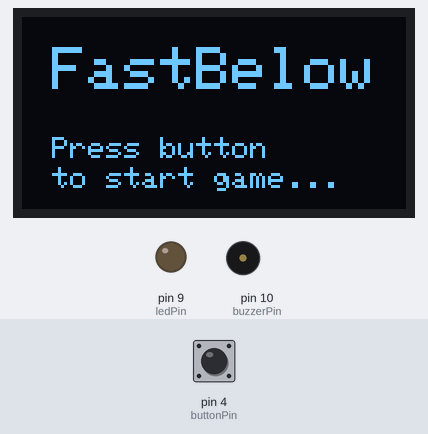
The sketch below on a simulated Arduino Uno, built with avr-gcc and run on an emulated ATmega328P. On the bench: 128×64 one-colour display, output pins drawn as LEDs (lit = HIGH), buzzer (waves = sounding, pin HIGH). Inputs (shaded band) come from the test bench; at power-on: pin 4 (buttonPin) HIGH.

Above: at 1.2 s.
1.3 s: pin 4 (buttonPin) pulled LOW for 0.15 s
At 1.34 s:
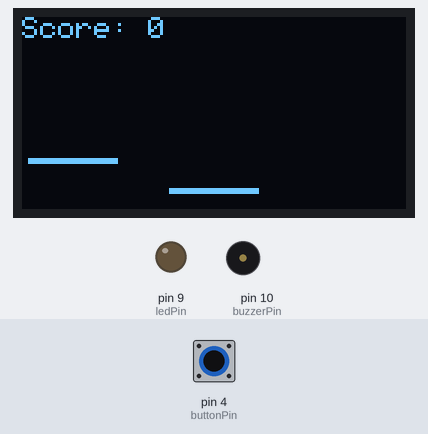
2.9 s: pin 4 (buttonPin) pulled LOW for 1 s
At 2.99 s:
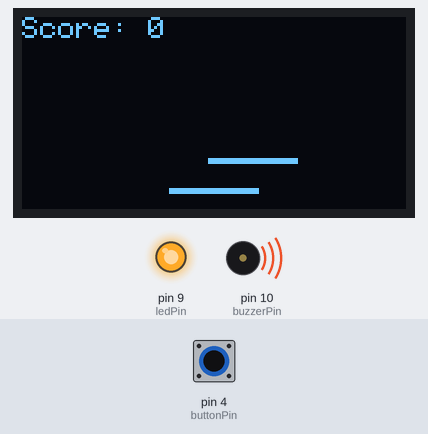
5.4 s: pin 4 (buttonPin) pulled LOW for 0.15 s
At 6.2 s:
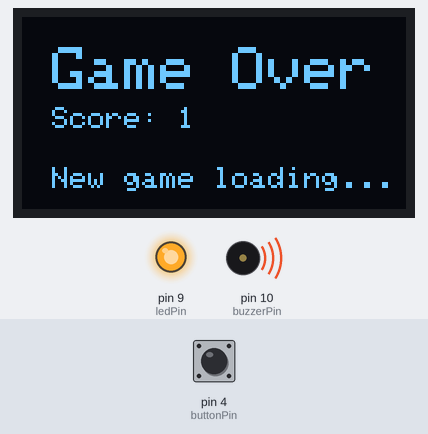
10.5 s: pin 4 (buttonPin) pulled LOW for 1 s
At 11.49 s:
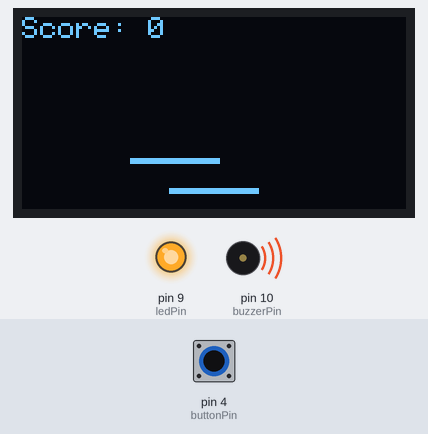
Timing chart, 0 to 13.5 s (numbered marks = the images above; inputs shaded):
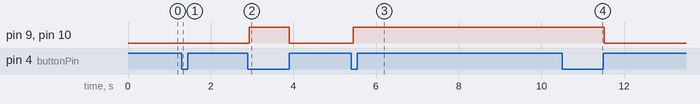

The sketch:

fastbelow.ino
```cpp
// IMPORTANT: ALL CODE IN THIS FILE WAS GENERATED WITH GPT-4, MULTIPLE PROMPTS AND DEBUGGING

#include <Wire.h>
#include <SPI.h>
#include <Adafruit_GFX.h>
#include <Adafruit_SSD1306.h>

#define SCREEN_WIDTH 128 // OLED display width, in pixels
#define SCREEN_HEIGHT 64 // OLED display height, in pixels

#define OLED_RESET     -1 // Reset pin not used
Adafruit_SSD1306 display(SCREEN_WIDTH, SCREEN_HEIGHT, &Wire, OLED_RESET);

const int buttonPin = 4;  // Button pin
const int ledPin = 9;     // LED pin
const int buzzerPin = 10; // Buzzer pin
bool buttonPressed = false;

struct Block {
  int x;      // X position of the left side of the block
  int width;  // Width of the block
  int y;      // Y position from bottom of the display
  int direction; // Direction of movement: 1 for right, -1 for left
};

Block blocks[100]; // Array to store blocks
int blockCount = 0; // Current number of placed blocks
bool isGameOver = false;
bool gameStarted = false;
int score = 0;
int gameSpeed = 25; // Initial game speed

void setup() {
  pinMode(buttonPin, INPUT_PULLUP);
  pinMode(ledPin, OUTPUT);  // Set the LED pin as an output
  pinMode(buzzerPin, OUTPUT); // Set the buzzer pin as an output
  digitalWrite(ledPin, LOW); // Ensure LED is off initially
  digitalWrite(buzzerPin, LOW); // Ensure Buzzer is off initially
  Serial.begin(9600);

  if (!display.begin(SSD1306_SWITCHCAPVCC, 0x3D)) {
    Serial.println(F("SSD1306 allocation failed"));
    for(;;);
  }
}

void loop() {
  if (!gameStarted) {
    showStartScreen();
    if (digitalRead(buttonPin) == LOW && !buttonPressed) {
      buttonPressed = true;
      gameStarted = true;
      initGame();
    } else if (digitalRead(buttonPin) == HIGH) {
      buttonPressed = false;
    }
  } else if (!isGameOver) {
    display.clearDisplay();
    if (digitalRead(buttonPin) == LOW && !buttonPressed) {
      buttonPressed = true;
      placeBlock();
      digitalWrite(ledPin, HIGH); // Turn on the LED when a block is placed
      digitalWrite(buzzerPin, HIGH); // Turn on the Buzzer when a block is placed
    } else if (digitalRead(buttonPin) == HIGH) {
      buttonPressed = false;
      digitalWrite(ledPin, LOW); // Turn off the LED when no block is placed
      digitalWrite(buzzerPin, LOW); // Turn off the Buzzer when no block is placed
    }

    for (int i = 0; i < blockCount; i++) {
      drawBlock(blocks[i].x, blocks[i].y, blocks[i].width, 2);
    }
    if (blockCount > 0) {
      moveCurrentBlock();
      drawBlock(blocks[blockCount].x, blocks[blockCount].y, blocks[blockCount].width, 2);
    }

    // Display score
    display.setTextSize(1);
    display.setTextColor(WHITE);
    display.setCursor(0, 0);
    display.print("Score: ");
    display.println(score);

    display.display();
    delay(gameSpeed);
  } else {
    showGameOverScreen();
    delay(3000); // Delay for 3 seconds
    gameStarted = false;
  }
}

void initGame() {
  blockCount = 1;
  blocks[0] = { (SCREEN_WIDTH - 30) / 2, 30, SCREEN_HEIGHT - 5 };  // Initial large block at very bottom
  blocks[1] = { 0, 30, SCREEN_HEIGHT - 15, 1 };  // First moving block
  isGameOver = false;
  score = 0;
  gameSpeed = 25; // Reset game speed
}

void moveCurrentBlock() {
  Block& currentBlock = blocks[blockCount];
  currentBlock.x += currentBlock.direction * (2 + (blockCount / 5)); // Increase speed with block count
  if (currentBlock.x + currentBlock.width >= SCREEN_WIDTH || currentBlock.x <= 0) {
    currentBlock.direction *= -1; // Reverse direction
  }
}

void placeBlock() {
  Block& lastBlock = blocks[blockCount - 1];
  Block& currentBlock = blocks[blockCount];
  if ((currentBlock.x > lastBlock.x + lastBlock.width) || (currentBlock.x + currentBlock.width < lastBlock.x)) {
    isGameOver = true;
  } else {
    int overlapLeft = max(currentBlock.x, lastBlock.x);
    int overlapRight = min(currentBlock.x + currentBlock.width, lastBlock.x + lastBlock.width);
    currentBlock.width = overlapRight - overlapLeft;
    currentBlock.x = overlapLeft;

    // Move all blocks up by a fixed amount
    for (int i = 0; i <= blockCount; i++) {
      blocks[i].y -= 5;
    }

    // Add a new block
    if (currentBlock.width > 0) {
      blocks[++blockCount] = { 0, currentBlock.width, SCREEN_HEIGHT - 5, 1 };
      score++;

      // Increase game speed gradually
      if (gameSpeed > 10) {
        gameSpeed -= 1;
      }

      // Turn on the LED and Buzzer when a block is placed
      digitalWrite(ledPin, HIGH);
      digitalWrite(buzzerPin, HIGH);
      delay(100); // Keep the LED and Buzzer on for 100 milliseconds to make it noticeable
      digitalWrite(ledPin, LOW);
      digitalWrite(buzzerPin, LOW);
    }
  }
}

void drawBlock(int x, int y, int width, int height) {
  display.fillRect(x, y - height, width, height, SSD1306_WHITE);
}

void showStartScreen() {
  display.clearDisplay();

  // Display "Stack Game" in large and bold font
  display.setTextSize(2);
  display.setTextColor(WHITE);
  display.setCursor(10, 10);
  display.println("FastBelow");

  // Display "Press button to start" in smaller font below
  display.setTextSize(1);
  display.setCursor(10, 40);
  display.println("Press button");
  display.setCursor(10, 50);
  display.println("to start game...");

  display.display();
}

void showGameOverScreen() {
  display.clearDisplay();

  // Display "Game Over!" in large and bold font
  display.setTextSize(2);
  display.setTextColor(WHITE);
  display.setCursor(10, 10);
  display.println("Game Over");

  // Display score
  display.setTextSize(1);
  display.setCursor(10, 30);
  display.print("Score: ");
  display.println(score);

  // Display "New game loading..." in smaller font below
  display.setCursor(10, 50);
  display.println("New game loading...");

  display.display();

  while (digitalRead(buttonPin) != LOW); // Wait for button press
  delay(500); // Debounce delay after press
}
```

Measured:
- after the input at 1.3 s, the display: changes at once (image 1)
- after the input at 2.9 s, pin 9 (ledPin), pin 10 (buzzerPin): LOW → HIGH at once, → LOW 0.97 s later
- after the input at 5.4 s, pin 9 (ledPin), pin 10 (buzzerPin): LOW → HIGH after 0.05 s; the display: first differs from a run without the input after 0.13 s (image 3)
- after the input at 10.5 s, pin 9 (ledPin), pin 10 (buzzerPin): HIGH → LOW after 1.0 s; the display: first changes after 0.05 s (image 4 shows a later state)
